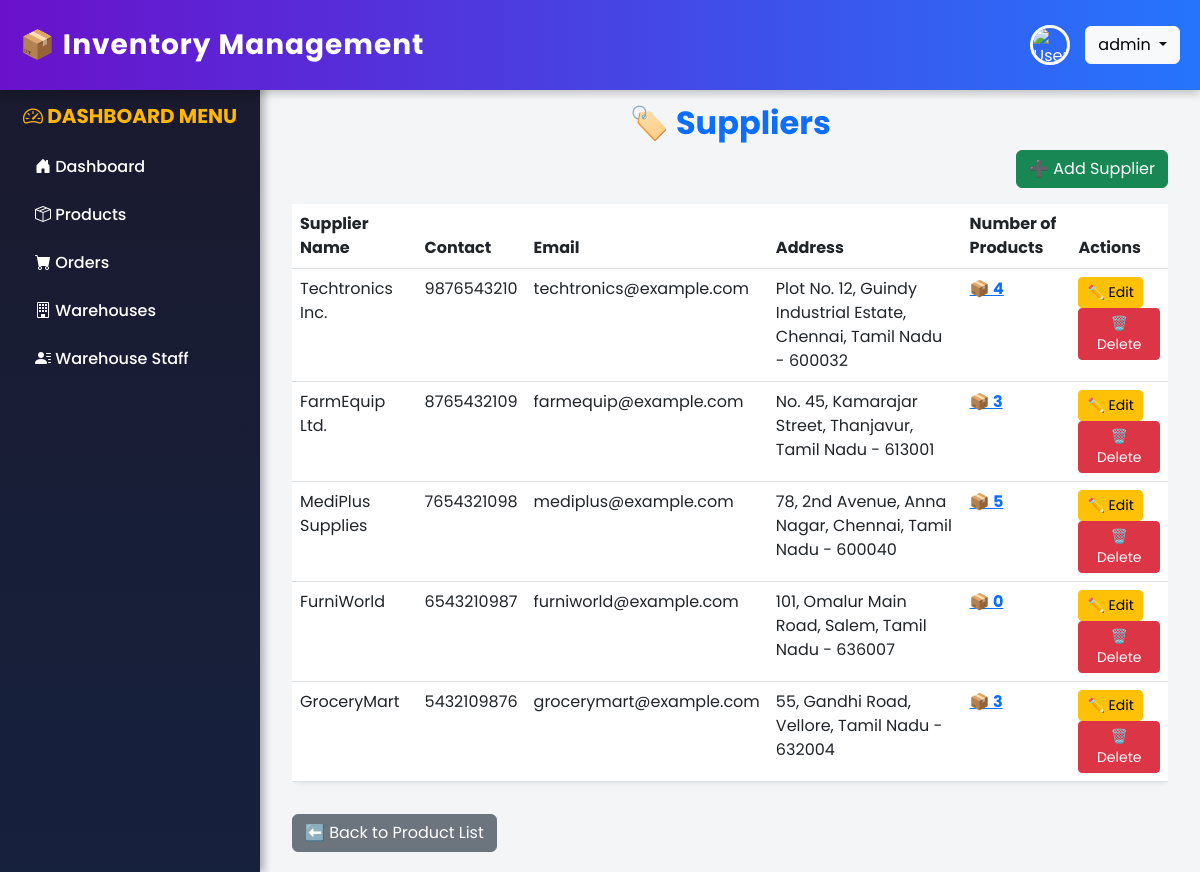
Page /suppliers/ (signed in) on the committed database.
### inventory/models.py (models this page shows, shortened)
class Supplier(models.Model):
    name = models.CharField(max_length=255)
    contact = models.CharField(max_length=100, blank=True, null=True)
    email = models.EmailField(blank=True, null=True)
    address = models.TextField(blank=True, null=True)  # Added address field

### inventory/views.py (the view)
# urls.py: path("suppliers/", supplier_list, name="supplier_list"),
def supplier_list(request):
    suppliers = Supplier.objects.annotate(product_count=Count('product'))
    return render(request, "inventory/supplier/supplier_list.html", {"suppliers": suppliers})

### inventory/templates/inventory/supplier/supplier_list.html
{% extends 'inventory/base.html' %} {% block content %}
<div class="container">
  <h2 class="mt-4 fw-bold text-primary text-center">🏷️ Suppliers</h2>
  <div class="d-flex justify-content-end mb-3">
    <a href="{% url 'inventory:add_supplier' %}" class="btn btn-success">
      ➕ Add Supplier
    </a>
  </div>
  <div class="table-responsive">
    <table class="table table-hover shadow-sm rounded-3">
      <thead
        class="text-white"
        style="background: linear-gradient(135deg, #6a11cb, #2575fc)"
      >
        <tr>
          <th>Supplier Name</th>
          <th>Contact</th>
          <th>Email</th>
          <th>Address</th>
          <th>Number of Products</th>
          <th>Actions</th>
        </tr>
      </thead>
      <tbody>
        {% for supplier in suppliers %}
        <tr>
          <td>{{ supplier.name }}</td>
          <td>{{ supplier.contact }}</td>
          <td>{{ supplier.email }}</td>
          <td>{{ supplier.address }}</td>
          <td>
            <a
              href="{% url 'inventory:supplier_products' supplier.id %}"
              class="fw-bold text-primary"
            >
              📦 {{ supplier.product_count }}
            </a>
          </td>
          <td>
            <a
              href="{% url 'inventory:edit_supplier' supplier.id %}"
              class="btn btn-warning btn-sm"
            >
              ✏️ Edit
            </a>
            <a
              href="{% url 'inventory:delete_supplier' supplier.id %}"
              class="btn btn-danger btn-sm"
            >
              🗑️ Delete
            </a>
          </td>
        </tr>
        {% empty %}
        <tr>
          <td colspan="6" class="text-center">No suppliers available.</td>
        </tr>
        {% endfor %}
      </tbody>
    </table>
  </div>
  <a href="{% url 'inventory:product_list' %}" class="btn btn-secondary mt-3">
    ⬅️ Back to Product List
  </a>
</div>
{% endblock %}

### inventory/templates/inventory/base.html (style rules this page uses)
body { font-family: "Poppins", sans-serif; display: flex; flex-direction: column; height: 100vh; overflow-x: hidden; background-color: #f4f5f7; }

### rows in the picture
Supplier: name "Techtronics Inc.", contact "9876543210", email "techtronics@example.com", address "Plot No. 12, Guindy Industrial Estate, Chennai, Tamil Nadu - 600032", product_count "4"
Supplier: name "FarmEquip Ltd.", contact "8765432109", email "farmequip@example.com", address "No. 45, Kamarajar Street, Thanjavur, Tamil Nadu - 613001", product_count "3"
Supplier: name "MediPlus Supplies", contact "7654321098", email "mediplus@example.com", address "78, 2nd Avenue, Anna Nagar, Chennai, Tamil Nadu - 600040", product_count "5"
Supplier: name "FurniWorld", contact "6543210987", email "furniworld@example.com", address "101, Omalur Main Road, Salem, Tamil Nadu - 636007", product_count "0"
Supplier: name "GroceryMart", contact "5432109876", email "grocerymart@example.com", address "55, Gandhi Road, Vellore, Tamil Nadu - 632004", product_count "3"

### other values in the picture
{{ request.session.user_name }} "admin"
